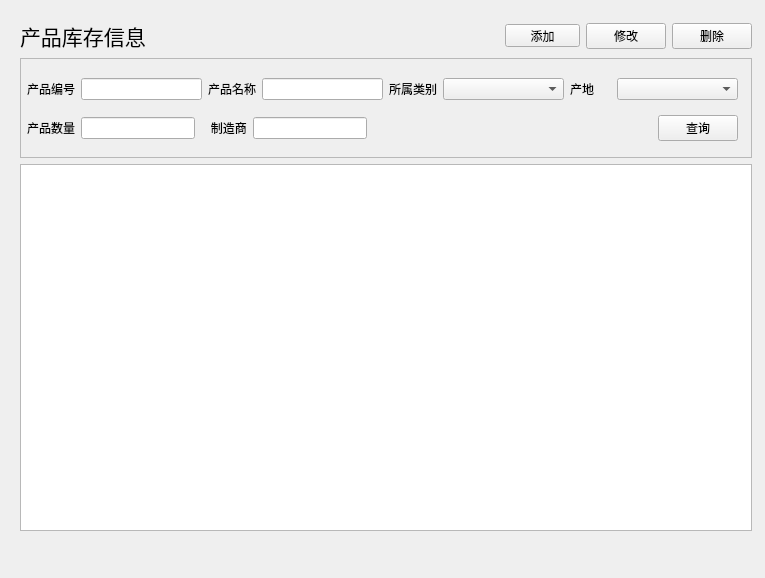
<?xml version="1.0" encoding="UTF-8"?>
<ui version="4.0">
 <class>StockPage</class>
 <widget class="QWidget" name="StockPage">
  <property name="geometry">
   <rect>
    <x>0</x>
    <y>0</y>
    <width>765</width>
    <height>578</height>
   </rect>
  </property>
  <property name="windowTitle">
   <string>Form</string>
  </property>
  <widget class="QWidget" name="layoutWidget">
   <property name="geometry">
    <rect>
     <x>20</x>
     <y>20</y>
     <width>732</width>
     <height>511</height>
    </rect>
   </property>
   <layout class="QVBoxLayout" name="layout">
    <item>
     <layout class="QHBoxLayout" name="titleLayout" stretch="0,0,0,0,0">
      <item>
       <widget class="QLabel" name="titleLabel">
        <property name="maximumSize">
         <size>
          <width>618</width>
          <height>16777215</height>
         </size>
        </property>
        <property name="font">
         <font>
          <family>Agency FB</family>
          <pointsize>16</pointsize>
         </font>
        </property>
        <property name="text">
         <string>产品库存信息</string>
        </property>
       </widget>
      </item>
      <item>
       <spacer name="horizontalSpacer">
        <property name="orientation">
         <enum>Qt::Horizontal</enum>
        </property>
        <property name="sizeHint" stdset="0">
         <size>
          <width>40</width>
          <height>20</height>
         </size>
        </property>
       </spacer>
      </item>
      <item>
       <widget class="QPushButton" name="addButton">
        <property name="minimumSize">
         <size>
          <width>75</width>
          <height>23</height>
         </size>
        </property>
        <property name="maximumSize">
         <size>
          <width>75</width>
          <height>23</height>
         </size>
        </property>
        <property name="text">
         <string>添加</string>
        </property>
       </widget>
      </item>
      <item>
       <widget class="QPushButton" name="modifyButton">
        <property name="text">
         <string>修改</string>
        </property>
       </widget>
      </item>
      <item>
       <widget class="QPushButton" name="deleteButton">
        <property name="text">
         <string>删除</string>
        </property>
       </widget>
      </item>
     </layout>
    </item>
    <item>
     <widget class="QFrame" name="sFrame">
      <property name="minimumSize">
       <size>
        <width>730</width>
        <height>100</height>
       </size>
      </property>
      <property name="frameShape">
       <enum>QFrame::StyledPanel</enum>
      </property>
      <property name="frameShadow">
       <enum>QFrame::Plain</enum>
      </property>
      <widget class="QWidget" name="layoutWidget">
       <property name="geometry">
        <rect>
         <x>7</x>
         <y>11</y>
         <width>711</width>
         <height>81</height>
        </rect>
       </property>
       <layout class="QVBoxLayout" name="sLayout">
        <item>
         <layout class="QHBoxLayout" name="sLayout_1" stretch="1,3,1,3,1,3,1,3">
          <item>
           <widget class="QLabel" name="idLabel">
            <property name="minimumSize">
             <size>
              <width>0</width>
              <height>0</height>
             </size>
            </property>
            <property name="maximumSize">
             <size>
              <width>16777215</width>
              <height>16777215</height>
             </size>
            </property>
            <property name="text">
             <string>产品编号</string>
            </property>
           </widget>
          </item>
          <item>
           <widget class="QLineEdit" name="idEdit">
            <property name="minimumSize">
             <size>
              <width>0</width>
              <height>0</height>
             </size>
            </property>
            <property name="maximumSize">
             <size>
              <width>16777215</width>
              <height>16777215</height>
             </size>
            </property>
           </widget>
          </item>
          <item>
           <widget class="QLabel" name="nameLabel">
            <property name="minimumSize">
             <size>
              <width>0</width>
              <height>0</height>
             </size>
            </property>
            <property name="maximumSize">
             <size>
              <width>16777215</width>
              <height>16777215</height>
             </size>
            </property>
            <property name="text">
             <string>产品名称</string>
            </property>
           </widget>
          </item>
          <item>
           <widget class="QLineEdit" name="nameEdit">
            <property name="maximumSize">
             <size>
              <width>16777215</width>
              <height>16777215</height>
             </size>
            </property>
           </widget>
          </item>
          <item>
           <widget class="QLabel" name="cateLabel">
            <property name="minimumSize">
             <size>
              <width>0</width>
              <height>0</height>
             </size>
            </property>
            <property name="maximumSize">
             <size>
              <width>16777215</width>
              <height>16777215</height>
             </size>
            </property>
            <property name="text">
             <string>所属类别</string>
            </property>
           </widget>
          </item>
          <item>
           <widget class="QComboBox" name="cateEdit">
            <property name="minimumSize">
             <size>
              <width>0</width>
              <height>0</height>
             </size>
            </property>
            <property name="maximumSize">
             <size>
              <width>16777215</width>
              <height>16777215</height>
             </size>
            </property>
            <item>
             <property name="text">
              <string/>
             </property>
            </item>
            <item>
             <property name="text">
              <string>家电</string>
             </property>
            </item>
            <item>
             <property name="text">
              <string>数码</string>
             </property>
            </item>
            <item>
             <property name="text">
              <string>家具</string>
             </property>
            </item>
            <item>
             <property name="text">
              <string>服饰</string>
             </property>
            </item>
            <item>
             <property name="text">
              <string>食品</string>
             </property>
            </item>
           </widget>
          </item>
          <item>
           <widget class="QLabel" name="addrLabel">
            <property name="minimumSize">
             <size>
              <width>0</width>
              <height>0</height>
             </size>
            </property>
            <property name="maximumSize">
             <size>
              <width>16777215</width>
              <height>16777215</height>
             </size>
            </property>
            <property name="text">
             <string>产地</string>
            </property>
           </widget>
          </item>
          <item>
           <widget class="QComboBox" name="addrEdit">
            <property name="minimumSize">
             <size>
              <width>0</width>
              <height>0</height>
             </size>
            </property>
            <property name="maximumSize">
             <size>
              <width>16777215</width>
              <height>16777215</height>
             </size>
            </property>
            <item>
             <property name="text">
              <string/>
             </property>
            </item>
            <item>
             <property name="text">
              <string>北京</string>
             </property>
            </item>
            <item>
             <property name="text">
              <string>上海</string>
             </property>
            </item>
            <item>
             <property name="text">
              <string>浙江</string>
             </property>
            </item>
            <item>
             <property name="text">
              <string>安徽</string>
             </property>
            </item>
            <item>
             <property name="text">
              <string>广州</string>
             </property>
            </item>
            <item>
             <property name="text">
              <string>深圳</string>
             </property>
            </item>
            <item>
             <property name="text">
              <string>重庆</string>
             </property>
            </item>
           </widget>
          </item>
         </layout>
        </item>
        <item>
         <layout class="QHBoxLayout" name="sLayout_2" stretch="0,4,0,4,10,2">
          <item>
           <widget class="QLabel" name="countLabel">
            <property name="text">
             <string>产品数量</string>
            </property>
           </widget>
          </item>
          <item>
           <widget class="QLineEdit" name="countEdit"/>
          </item>
          <item>
           <widget class="QLabel" name="manuLabel">
            <property name="minimumSize">
             <size>
              <width>0</width>
              <height>0</height>
             </size>
            </property>
            <property name="maximumSize">
             <size>
              <width>16777215</width>
              <height>16777215</height>
             </size>
            </property>
            <property name="text">
             <string>   制造商</string>
            </property>
           </widget>
          </item>
          <item>
           <widget class="QLineEdit" name="manuEdit">
            <property name="minimumSize">
             <size>
              <width>0</width>
              <height>0</height>
             </size>
            </property>
            <property name="maximumSize">
             <size>
              <width>16777215</width>
              <height>16777215</height>
             </size>
            </property>
           </widget>
          </item>
          <item>
           <spacer name="horizontalSpacer_3">
            <property name="orientation">
             <enum>Qt::Horizontal</enum>
            </property>
            <property name="sizeHint" stdset="0">
             <size>
              <width>40</width>
              <height>20</height>
             </size>
            </property>
           </spacer>
          </item>
          <item>
           <widget class="QPushButton" name="searchButton">
            <property name="minimumSize">
             <size>
              <width>0</width>
              <height>0</height>
             </size>
            </property>
            <property name="maximumSize">
             <size>
              <width>16777215</width>
              <height>16777215</height>
             </size>
            </property>
            <property name="text">
             <string>查询</string>
            </property>
           </widget>
          </item>
         </layout>
        </item>
       </layout>
      </widget>
     </widget>
    </item>
    <item>
     <widget class="QTableView" name="tableView">
      <property name="minimumSize">
       <size>
        <width>0</width>
        <height>0</height>
       </size>
      </property>
      <property name="editTriggers">
       <set>QAbstractItemView::NoEditTriggers</set>
      </property>
     </widget>
    </item>
   </layout>
  </widget>
 </widget>
 <resources/>
 <connections/>
</ui>
